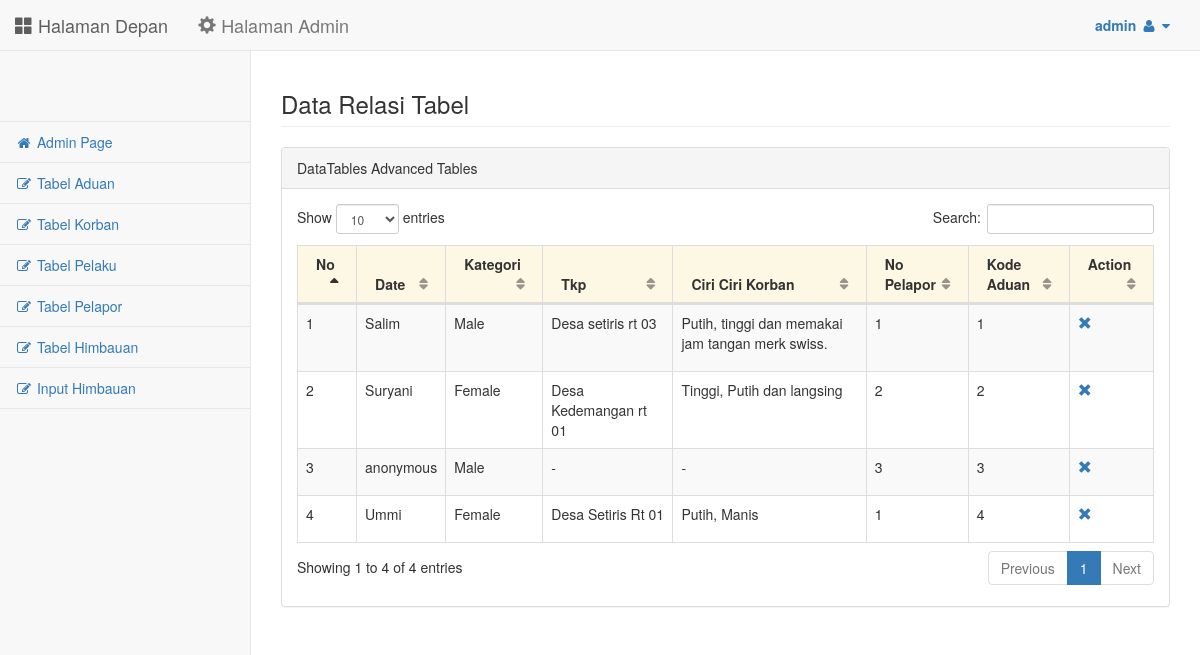
Page /tabel_tabel.php (signed in) on the committed database.
### tables this page shows
CREATE TABLE IF NOT EXISTS `korban` (
  `nk` int(5) NOT NULL AUTO_INCREMENT,
  `nama` char(30) NOT NULL,
  `jk` char(10) NOT NULL,
  `alamat` varchar(50) NOT NULL,
  `ciri` varchar(200) NOT NULL,
  `np` int(5) NOT NULL,
  `kode` int(5) NOT NULL,
  PRIMARY KEY (`nk`),
  KEY `np` (`np`),
  KEY `kode` (`kode`)
);

### tabel_tabel.php (the view, shortened to what this page needs)
<!DOCTYPE html>
<html lang="en">
<head>
    <link href="admin/bower_components/bootstrap/dist/css/bootstrap.min.css" rel="stylesheet">
    <link href="admin/bower_components/metisMenu/dist/metisMenu.min.css" rel="stylesheet">
    <link href="admin/bower_components/datatables-plugins/integration/bootstrap/3/dataTables.bootstrap.css" rel="stylesheet">
    <link href="admin/bower_components/datatables-responsive/css/dataTables.responsive.css" rel="stylesheet">
    <link href="admin/dist/css/sb-admin-2.css" rel="stylesheet">
    <link href="admin/bower_components/font-awesome/css/font-awesome.min.css" rel="stylesheet" type="text/css">
</head>
<body>
    <?php
        if(!isset($_SESSION['adminname'])) {
        header('location:loginadmin.php'); }
        else { $adminname = $_SESSION['adminname']; }
    ?>
    <div id="wrapper">
        <nav class="navbar navbar-default navbar-static-top" role="navigation" style="margin-bottom: 0">
            <div class="navbar-header">
                <a class="navbar-brand" href="index.php"><span class="glyphicon glyphicon-th-large"></span> Halaman Depan</a>
                <a class="navbar-brand" href="admin.php"><span class="glyphicon glyphicon-cog"></span> Halaman Admin</a>
            </div>
            <ul class="nav navbar-top-links navbar-right">
                <li class="dropdown">
                    <a class="dropdown-toggle" data-toggle="dropdown" href="#"><b><?php echo "$adminname"; ?></b>
                        <i class="fa fa-user fa-fw"></i>  <i class="fa fa-caret-down"></i>
                    </a>
                        </li>
                    </ul>
            <?php include "adminmenu.php"; ?>
        </nav>
        <div id="page-wrapper">
            <div class="row">
                <div class="col-lg-12">
                    <h3 class="page-header">Data Relasi Tabel</h3>
                </div>
            </div>
            <div class="table-responsive">
            <div class="row">
                <div class="col-lg-12">
                    <div class="panel panel-default">
                        <div class="panel-heading">
                            DataTables Advanced Tables
                        </div>
                        <div class="panel-body">
                            <div class="dataTable_wrapper">
                                <table class="table table-striped table-bordered table-hover" id="dataTables-example">
                                    <thead>
                                        <tr class="warning">
                                            <th>No</th>
                                            <th>Date</th>
                                            <th>Kategori</th>
                                            <th>Tkp</th>
                                            <th>Ciri Ciri Korban</th>
                                            <th>No Pelapor</th>
                                            <th>Kode Aduan</th>
                                            <th>Action</th>
                                        </tr>
                                    </thead>
                                    <tbody>
                                    <?php
                                    include "koneksi.php";
                                    $query=mysqli_query($konek,"select * from korban");
                                    while($d=mysqli_fetch_array($query))
                                        {
                                    ?>
                                        <tr>
                                            <td><?php echo $d['nk']; ?></td>
                                            <td><?php echo $d['nama']; ?></td>
                                            <td><?php echo $d['jk']; ?></td>
                                            <td><?php echo $d['alamat']; ?></td>
                                            <td><?php echo $d['ciri']; ?></td>
                                            <td><?php echo $d['np']; ?></td>
                                            <td><?php echo $d['kode']; ?></td>
                                            <td>
                                                <a Onclick="return confirm('Yakin Mau Hapus?...');"href="hapuspengaduan.php?no=<?php echo $d['kode']; ?>">
                                                    <span class="glyphicon glyphicon-remove" aria-hidden="true"></span>
                                                </a>
                                        </tr>
                                    <?php
                                        }
                                    ?>
                                    </tbody>
                                </table>
                            </div>
                        </div>
                    </div>
                </div>
            </div>
            </div>
        </div>
    </div>
</body>
</html>

### adminmenu.php (shortened to what this page needs)
<div class="navbar-default sidebar" role="navigation">
  <div class="sidebar-nav navbar-collapse">
    <ul class="nav" id="side-menu">
      <li class="sidebar-search"><p></p>
      <p align="center">
      </p>
      </li>
      <li><a href="admin.php"><i class="fa fa-home fa-fw"></i> Admin Page</a></li>
      <li><a href="tabel_aduan.php"><i class="fa fa-edit fa-fw"></i> Tabel Aduan</a></li>
      <li><a href="tabel_korban.php"><i class="fa fa-edit fa-fw"></i> Tabel Korban</a></li>
      <li><a href="tabel_pelaku.php"><i class="fa fa-edit fa-fw"></i> Tabel Pelaku</a></li>
      <li><a href="tabel_pelapor.php"><i class="fa fa-edit fa-fw"></i> Tabel Pelapor</a></li>
      <li><a href="tabel_himbauan.php"><i class="fa fa-edit fa-fw"></i> Tabel Himbauan</a></li>
      <li><a href="input_himbauan.php"><i class="fa fa-edit fa-fw"></i> Input Himbauan</a></li>
    </ul>
  </div>
</div>

### rows in the picture
korban: nk "1", nama "Salim", jk "Male", alamat "Desa setiris rt 03", ciri "Putih, tinggi dan memakai jam tangan merk swiss.", np "1", kode "1"
korban: nk "2", nama "Suryani", jk "Female", alamat "Desa Kedemangan rt 01", ciri "Tinggi, Putih dan langsing", np "2", kode "2"
korban: nk "3", nama "anonymous", jk "Male", alamat "-", ciri "-", np "3", kode "3"
korban: nk "4", nama "Ummi", jk "Female", alamat "Desa Setiris Rt 01", ciri "Putih, Manis", np "1", kode "4"

### other values in the picture
$adminname "admin"
